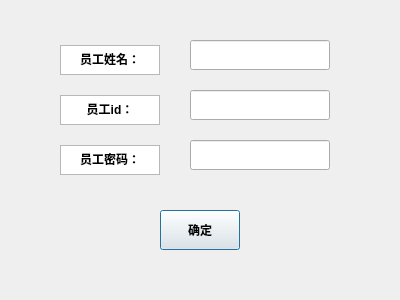
<?xml version="1.0" encoding="UTF-8"?>
<ui version="4.0">
 <class>addStaff</class>
 <widget class="QDialog" name="addStaff">
  <property name="geometry">
   <rect>
    <x>0</x>
    <y>0</y>
    <width>400</width>
    <height>300</height>
   </rect>
  </property>
  <property name="windowTitle">
   <string>员工添加</string>
  </property>
  <widget class="QLineEdit" name="nameEdit">
   <property name="geometry">
    <rect>
     <x>190</x>
     <y>40</y>
     <width>140</width>
     <height>30</height>
    </rect>
   </property>
  </widget>
  <widget class="QLineEdit" name="idEdit">
   <property name="geometry">
    <rect>
     <x>190</x>
     <y>90</y>
     <width>140</width>
     <height>30</height>
    </rect>
   </property>
  </widget>
  <widget class="QLineEdit" name="keyEdit">
   <property name="geometry">
    <rect>
     <x>190</x>
     <y>140</y>
     <width>140</width>
     <height>30</height>
    </rect>
   </property>
  </widget>
  <widget class="QPushButton" name="pushButton">
   <property name="geometry">
    <rect>
     <x>160</x>
     <y>210</y>
     <width>80</width>
     <height>40</height>
    </rect>
   </property>
   <property name="font">
    <font>
     <weight>75</weight>
     <bold>true</bold>
    </font>
   </property>
   <property name="text">
    <string>确定</string>
   </property>
  </widget>
  <widget class="QTextBrowser" name="textBrowser">
   <property name="geometry">
    <rect>
     <x>60</x>
     <y>45</y>
     <width>100</width>
     <height>30</height>
    </rect>
   </property>
   <property name="html">
    <string>&lt;!DOCTYPE HTML PUBLIC &quot;-//W3C//DTD HTML 4.0//EN&quot; &quot;http://www.w3.org/TR/REC-html40/strict.dtd&quot;&gt;
&lt;html&gt;&lt;head&gt;&lt;meta name=&quot;qrichtext&quot; content=&quot;1&quot; /&gt;&lt;style type=&quot;text/css&quot;&gt;
p, li { white-space: pre-wrap; }
&lt;/style&gt;&lt;/head&gt;&lt;body style=&quot; font-family:'SimSun'; font-size:9pt; font-weight:400; font-style:normal;&quot;&gt;
&lt;p align=&quot;center&quot; style=&quot; margin-top:0px; margin-bottom:0px; margin-left:0px; margin-right:0px; -qt-block-indent:0; text-indent:0px;&quot;&gt;&lt;span style=&quot; font-weight:600;&quot;&gt;员工姓名：&lt;/span&gt;&lt;/p&gt;&lt;/body&gt;&lt;/html&gt;</string>
   </property>
  </widget>
  <widget class="QTextBrowser" name="textBrowser_2">
   <property name="geometry">
    <rect>
     <x>60</x>
     <y>145</y>
     <width>100</width>
     <height>30</height>
    </rect>
   </property>
   <property name="html">
    <string>&lt;!DOCTYPE HTML PUBLIC &quot;-//W3C//DTD HTML 4.0//EN&quot; &quot;http://www.w3.org/TR/REC-html40/strict.dtd&quot;&gt;
&lt;html&gt;&lt;head&gt;&lt;meta name=&quot;qrichtext&quot; content=&quot;1&quot; /&gt;&lt;style type=&quot;text/css&quot;&gt;
p, li { white-space: pre-wrap; }
&lt;/style&gt;&lt;/head&gt;&lt;body style=&quot; font-family:'SimSun'; font-size:9pt; font-weight:400; font-style:normal;&quot;&gt;
&lt;p align=&quot;center&quot; style=&quot; margin-top:0px; margin-bottom:0px; margin-left:0px; margin-right:0px; -qt-block-indent:0; text-indent:0px;&quot;&gt;&lt;span style=&quot; font-weight:600;&quot;&gt;员工密码：&lt;/span&gt;&lt;/p&gt;&lt;/body&gt;&lt;/html&gt;</string>
   </property>
  </widget>
  <widget class="QTextBrowser" name="textBrowser_3">
   <property name="geometry">
    <rect>
     <x>60</x>
     <y>95</y>
     <width>100</width>
     <height>30</height>
    </rect>
   </property>
   <property name="html">
    <string>&lt;!DOCTYPE HTML PUBLIC &quot;-//W3C//DTD HTML 4.0//EN&quot; &quot;http://www.w3.org/TR/REC-html40/strict.dtd&quot;&gt;
&lt;html&gt;&lt;head&gt;&lt;meta name=&quot;qrichtext&quot; content=&quot;1&quot; /&gt;&lt;style type=&quot;text/css&quot;&gt;
p, li { white-space: pre-wrap; }
&lt;/style&gt;&lt;/head&gt;&lt;body style=&quot; font-family:'SimSun'; font-size:9pt; font-weight:400; font-style:normal;&quot;&gt;
&lt;p align=&quot;center&quot; style=&quot; margin-top:0px; margin-bottom:0px; margin-left:0px; margin-right:0px; -qt-block-indent:0; text-indent:0px;&quot;&gt;&lt;span style=&quot; font-weight:600;&quot;&gt;员工id：&lt;/span&gt;&lt;/p&gt;&lt;/body&gt;&lt;/html&gt;</string>
   </property>
  </widget>
 </widget>
 <resources/>
 <connections>
  <connection>
   <sender>pushButton</sender>
   <signal>clicked()</signal>
   <receiver>addStaff</receiver>
   <slot>accept()</slot>
   <hints>
    <hint type="sourcelabel">
     <x>212</x>
     <y>219</y>
    </hint>
    <hint type="destinationlabel">
     <x>313</x>
     <y>229</y>
    </hint>
   </hints>
  </connection>
 </connections>
</ui>
